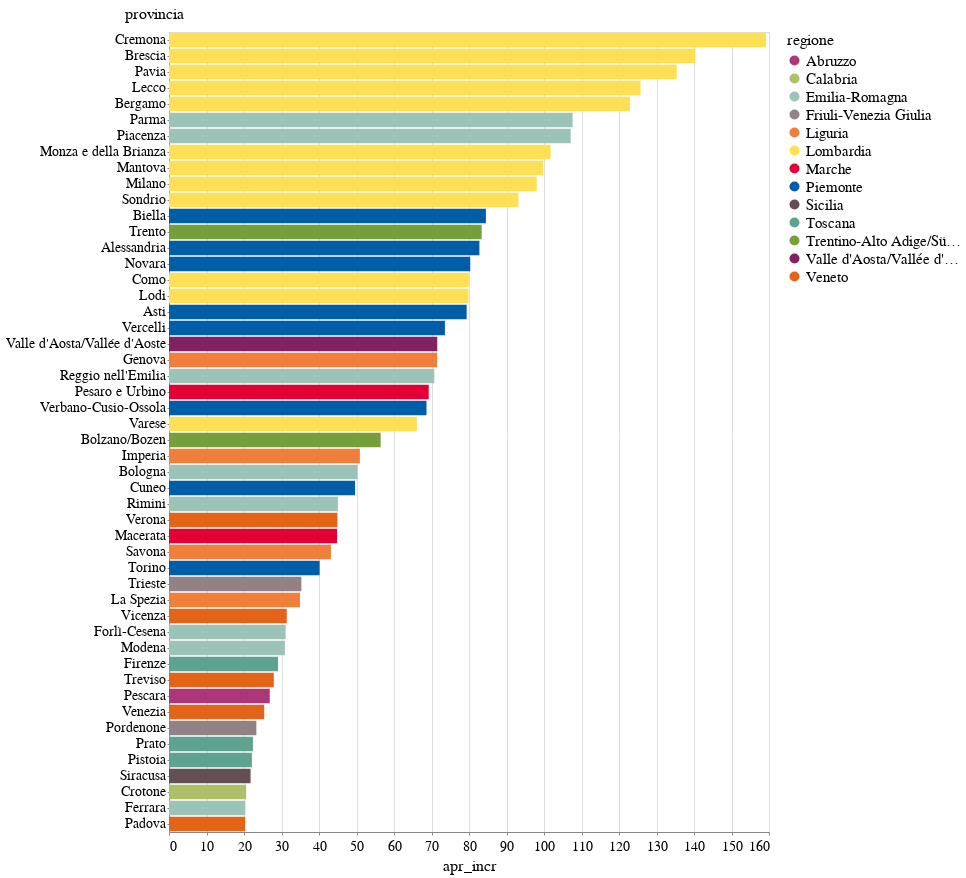

Write notebook code for a chart like this one.
### Code cell
alt.Chart(top_apr).mark_bar().encode(
    x = 'apr_incr',
    y = alt.Y('provincia', sort='-x'),
    color='regione:N'
).properties(
    height=800
)

### Figure 1 — Vega-Lite specification as saved in the notebook (floating-point values rounded to 4 significant figures)
{"config": {"view": {"width": 600, "height": 400}, "background": "#ffffff", "title": {"anchor": "start", "font": "Source Sans Pro, Arial, sans", "fontColor": "#000000", "fontSize": 24, "fontWeight": "bold"}, "arc": {"fill": "#005DA9"}, "area": {"fill": "#005DA9"}, "line": {"stroke": "#005DA9", "strokeWidth": 4}, "path": {"stroke": "#005DA9"}, "rect": {"fill": "#005DA9"}, "shape": {"stroke": "#005DA9"}, "bar": {"fill": "#005DA9"}, "point": {"stroke": "#005DA9"}, "symbol": {"fill": "#005DA9", "size": 60}, "axis": {"titleFont": "Source Sans Pro, sans", "titleFontSize": 16, "titleFontWeight": "normal", "labelFont": "Source Sans Pro, sans", "labelFontSize": 14, "labelFontWeight": "normal"}, "axisX": {"labelAngle": 0, "labelPadding": 4, "tickSize": 3}, "axisY": {"labelBaseline": "middle", "maxExtent": 45, "minExtent": 45, "tickSize": 2, "titleAlign": "left", "titleAngle": 0, "titleX": -45, "titleY": -11}, "headerFacet": {"titleFontSize": 16, "labelFontSize": 14}, "headerRow": {"titleFontSize": 16, "labelFontSize": 14}, "headerColumn": {"titleFontSize": 16, "labelFontSize": 14}, "legend": {"titleFont": "Source Sans Pro, sans", "titleFontSize": 16, "titleFontWeight": "normal", "symbolType": "circle", "labelFont": "Source Sans Pro, sans", "labelFontSize": 15}, "range": {"category": ["#AB377A", "#AEC067", "#9BC3B7", "#928285", "#F07F3C", "#FFE054", "#E30034", "#005DA9", "#644F54", "#5EA290", "#769F3B", "#812161", "#E36319", "#F5C631"]}}, "data": {"name": "data-aa803ad2c3939a1eef8c160c58e1932d"}, "mark": "bar", "encoding": {"color": {"type": "nominal", "field": "regione"}, "x": {"type": "quantitative", "field": "apr_incr"}, "y": {"type": "nominal", "field": "provincia", "sort": "-x"}}, "height": 800, "$schema": "https://vega.github.io/schema/vega-lite/v4.0.2.json", "datasets": {"data-aa803ad2c3939a1eef8c160c58e1932d": [{"provincia": "Cremona", "regione": "Lombardia", "jan_1519": 454.0, "feb_1519": 367.0, "mar_1519": 379.4, "apr_1519": 325.2, "jan_20": 403, "feb_20": 369, "mar_20": 1902, "apr_20": 843, "jan_incr": -11.23, "feb_incr": 0.545, "mar_incr": 401.3, "apr_incr": 159.2}, {"provincia": "Brescia", "regione": "Lombardia", "jan_1519": 1245.0, "feb_1519": 1059.0, "mar_1519": 1062.0, "apr_1519": 932.2, "jan_20": 1059, "feb_20": 1040, "mar_20": 4162, "apr_20": 2241, "jan_incr": -14.97, "feb_incr": -1.831, "mar_incr": 292.0, "apr_incr": 140.4}, {"provincia": "Pavia", "regione": "Lombardia", "jan_1519": 734.0, "feb_1519": 594.6, "mar_1519": 599.6, "apr_1519": 534.0, "jan_20": 654, "feb_20": 621, "mar_20": 1414, "apr_20": 1257, "jan_incr": -10.9, "feb_incr": 4.44, "mar_incr": 135.8, "apr_incr": 135.4}, {"provincia": "Lecco", "regione": "Lombardia", "jan_1519": 352.2, "feb_1519": 290.6, "mar_1519": 278.6, "apr_1519": 268.0, "jan_20": 303, "feb_20": 307, "mar_20": 791, "apr_20": 605, "jan_incr": -13.97, "feb_incr": 5.643, "mar_incr": 183.9, "apr_incr": 125.7}, {"provincia": "Bergamo", "regione": "Lombardia", "jan_1519": 1077.0, "feb_1519": 911.0, "mar_1519": 897.0, "apr_1519": 795.8, "jan_20": 984, "feb_20": 876, "mar_20": 6022, "apr_20": 1774, "jan_incr": -8.669, "feb_incr": -3.842, "mar_incr": 571.3, "apr_incr": 122.9}, {"provincia": "Parma", "regione": "Emilia-Romagna", "jan_1519": 514.4, "feb_1519": 449.6, "mar_1519": 459.8, "apr_1519": 390.6, "jan_20": 463, "feb_20": 426, "mar_20": 1423, "apr_20": 811, "jan_incr": -9.992, "feb_incr": -5.249, "mar_incr": 209.5, "apr_incr": 107.6}, {"provincia": "Piacenza", "regione": "Emilia-Romagna", "jan_1519": 378.2, "feb_1519": 330.6, "mar_1519": 330.6, "apr_1519": 292.6, "jan_20": 307, "feb_20": 321, "mar_20": 1227, "apr_20": 606, "jan_incr": -18.83, "feb_incr": -2.904, "mar_incr": 271.1, "apr_incr": 107.1}, {"provincia": "Monza e della Brianza", "regione": "Lombardia", "jan_1519": 788.0, "feb_1519": 653.2, "mar_1519": 650.6, "apr_1519": 584.4, "jan_20": 717, "feb_20": 684, "mar_20": 1305, "apr_20": 1179, "jan_incr": -9.01, "feb_incr": 4.715, "mar_incr": 100.6, "apr_incr": 101.7}, {"provincia": "Mantova", "regione": "Lombardia", "jan_1519": 481.6, "feb_1519": 392.8, "mar_1519": 403.4, "apr_1519": 357.4, "jan_20": 429, "feb_20": 372, "mar_20": 899, "apr_20": 714, "jan_incr": -10.92, "feb_incr": -5.295, "mar_incr": 122.9, "apr_incr": 99.78}, {"provincia": "Milano", "regione": "Lombardia", "jan_1519": 3249.0, "feb_1519": 2722.0, "mar_1519": 2688.0, "apr_1519": 2457.0, "jan_20": 2863, "feb_20": 2638, "mar_20": 5238, "apr_20": 4866, "jan_incr": -11.89, "feb_incr": -3.072, "mar_incr": 94.9, "apr_incr": 98.08}, {"provincia": "Sondrio", "regione": "Lombardia", "jan_1519": 217.4, "feb_1519": 174.6, "mar_1519": 183.6, "apr_1519": 167.2, "jan_20": 193, "feb_20": 185, "mar_20": 326, "apr_20": 323, "jan_incr": -11.22, "feb_incr": 5.956, "mar_incr": 77.56, "apr_incr": 93.18}, {"provincia": "Biella", "regione": "Piemonte", "jan_1519": 264.0, "feb_1519": 213.6, "mar_1519": 212.2, "apr_1519": 192.4, "jan_20": 222, "feb_20": 213, "mar_20": 393, "apr_20": 355, "jan_incr": -15.91, "feb_incr": -0.2809, "mar_incr": 85.2, "apr_incr": 84.51}, {"provincia": "Trento", "regione": "Trentino-Alto Adige/Südtirol", "jan_1519": 483.8, "feb_1519": 414.2, "mar_1519": 424.2, "apr_1519": 381.2, "jan_20": 433, "feb_20": 420, "mar_20": 716, "apr_20": 699, "jan_incr": -10.5, "feb_incr": 1.4, "mar_incr": 68.79, "apr_incr": 83.37}, {"provincia": "Alessandria", "regione": "Piemonte", "jan_1519": 649.2, "feb_1519": 537.2, "mar_1519": 530.4, "apr_1519": 492.4, "jan_20": 557, "feb_20": 480, "mar_20": 1024, "apr_20": 900, "jan_incr": -14.2, "feb_incr": -10.65, "mar_incr": 93.06, "apr_incr": 82.78}, {"provincia": "Novara", "regione": "Piemonte", "jan_1519": 405.8, "feb_1519": 340.6, "mar_1519": 340.0, "apr_1519": 287.8, "jan_20": 361, "feb_20": 339, "mar_20": 619, "apr_20": 519, "jan_incr": -11.04, "feb_incr": -0.4698, "mar_incr": 82.06, "apr_incr": 80.33}, {"provincia": "Como", "regione": "Lombardia", "jan_1519": 618.4, "feb_1519": 523.2, "mar_1519": 516.0, "apr_1519": 483.4, "jan_20": 549, "feb_20": 540, "mar_20": 843, "apr_20": 870, "jan_incr": -11.22, "feb_incr": 3.211, "mar_incr": 63.37, "apr_incr": 79.98}, {"provincia": "Lodi", "regione": "Lombardia", "jan_1519": 244.6, "feb_1519": 197.4, "mar_1519": 201.2, "apr_1519": 186.8, "jan_20": 202, "feb_20": 228, "mar_20": 960, "apr_20": 336, "jan_incr": -17.42, "feb_incr": 15.5, "mar_incr": 377.1, "apr_incr": 79.87}, {"provincia": "Asti", "regione": "Piemonte", "jan_1519": 280.4, "feb_1519": 246.6, "mar_1519": 227.8, "apr_1519": 204.6, "jan_20": 228, "feb_20": 226, "mar_20": 319, "apr_20": 367, "jan_incr": -18.69, "feb_incr": -8.354, "mar_incr": 40.04, "apr_incr": 79.37}, {"provincia": "Vercelli", "regione": "Piemonte", "jan_1519": 231.4, "feb_1519": 203.8, "mar_1519": 197.4, "apr_1519": 183.2, "jan_20": 185, "feb_20": 189, "mar_20": 382, "apr_20": 318, "jan_incr": -20.05, "feb_incr": -7.262, "mar_incr": 93.52, "apr_incr": 73.58}, {"provincia": "Valle d'Aosta/Vallée d'Aoste", "regione": "Valle d'Aosta/Vallée d'Aoste", "jan_1519": 141.6, "feb_1519": 120.0, "mar_1519": 122.4, "apr_1519": 109.6, "jan_20": 117, "feb_20": 120, "mar_20": 197, "apr_20": 188, "jan_incr": -17.37, "feb_incr": 2.22e-14, "mar_incr": 60.95, "apr_incr": 71.53}, {"provincia": "Genova", "regione": "Liguria", "jan_1519": 1211.0, "feb_1519": 1015.0, "mar_1519": 1023.0, "apr_1519": 927.2, "jan_20": 996, "feb_20": 913, "mar_20": 1597, "apr_20": 1590, "jan_incr": -17.75, "feb_incr": -10.05, "mar_incr": 56.11, "apr_incr": 71.48}, {"provincia": "Reggio nell'Emilia", "regione": "Emilia-Romagna", "jan_1519": 516.4, "feb_1519": 461.6, "mar_1519": 446.4, "apr_1519": 425.2, "jan_20": 470, "feb_20": 453, "mar_20": 804, "apr_20": 726, "jan_incr": -8.985, "feb_incr": -1.863, "mar_incr": 80.11, "apr_incr": 70.74}, {"provincia": "Pesaro e Urbino", "regione": "Marche", "jan_1519": 373.8, "feb_1519": 324.2, "mar_1519": 348.8, "apr_1519": 296.0, "jan_20": 368, "feb_20": 341, "mar_20": 784, "apr_20": 501, "jan_incr": -1.552, "feb_incr": 5.182, "mar_incr": 124.8, "apr_incr": 69.26}, {"provincia": "Verbano-Cusio-Ossola", "regione": "Piemonte", "jan_1519": 187.8, "feb_1519": 169.6, "mar_1519": 171.8, "apr_1519": 150.0, "jan_20": 152, "feb_20": 157, "mar_20": 255, "apr_20": 253, "jan_incr": -19.06, "feb_incr": -7.429, "mar_incr": 48.43, "apr_incr": 68.67}, {"provincia": "Varese", "regione": "Lombardia", "jan_1519": 957.4, "feb_1519": 805.8, "mar_1519": 781.2, "apr_1519": 711.6, "jan_20": 811, "feb_20": 772, "mar_20": 1031, "apr_20": 1182, "jan_incr": -15.29, "feb_incr": -4.195, "mar_incr": 31.98, "apr_incr": 66.1}, {"provincia": "Bolzano/Bozen", "regione": "Trentino-Alto Adige/Südtirol", "jan_1519": 440.0, "feb_1519": 373.0, "mar_1519": 380.0, "apr_1519": 342.0, "jan_20": 411, "feb_20": 425, "mar_20": 647, "apr_20": 535, "jan_incr": -6.591, "feb_incr": 13.94, "mar_incr": 70.26, "apr_incr": 56.43}, {"provincia": "Imperia", "regione": "Liguria", "jan_1519": 293.0, "feb_1519": 256.4, "mar_1519": 264.8, "apr_1519": 232.6, "jan_20": 244, "feb_20": 216, "mar_20": 439, "apr_20": 351, "jan_incr": -16.72, "feb_incr": -15.76, "mar_incr": 65.79, "apr_incr": 50.9}, {"provincia": "Bologna", "regione": "Emilia-Romagna", "jan_1519": 1158.0, "feb_1519": 954.8, "mar_1519": 988.2, "apr_1519": 857.2, "jan_20": 974, "feb_20": 968, "mar_20": 1210, "apr_20": 1288, "jan_incr": -15.92, "feb_incr": 1.382, "mar_incr": 22.44, "apr_incr": 50.26}, {"provincia": "Cuneo", "regione": "Piemonte", "jan_1519": 712.8, "feb_1519": 597.6, "mar_1519": 607.0, "apr_1519": 528.0, "jan_20": 583, "feb_20": 571, "mar_20": 758, "apr_20": 790, "jan_incr": -18.21, "feb_incr": -4.451, "mar_incr": 24.88, "apr_incr": 49.62}, {"provincia": "Rimini", "regione": "Emilia-Romagna", "jan_1519": 337.2, "feb_1519": 262.0, "mar_1519": 286.0, "apr_1519": 254.4, "jan_20": 319, "feb_20": 272, "mar_20": 483, "apr_20": 369, "jan_incr": -5.397, "feb_incr": 3.817, "mar_incr": 68.88, "apr_incr": 45.05}, {"provincia": "Verona", "regione": "Veneto", "jan_1519": 895.2, "feb_1519": 740.8, "mar_1519": 755.8, "apr_1519": 666.6, "jan_20": 864, "feb_20": 764, "mar_20": 1022, "apr_20": 966, "jan_incr": -3.485, "feb_incr": 3.132, "mar_incr": 35.22, "apr_incr": 44.91}, {"provincia": "Macerata", "regione": "Marche", "jan_1519": 383.6, "feb_1519": 329.2, "mar_1519": 339.8, "apr_1519": 277.6, "jan_20": 336, "feb_20": 318, "mar_20": 396, "apr_20": 402, "jan_incr": -12.41, "feb_incr": -3.402, "mar_incr": 16.54, "apr_incr": 44.81}, {"provincia": "Savona", "regione": "Liguria", "jan_1519": 418.2, "feb_1519": 360.6, "mar_1519": 354.6, "apr_1519": 310.8, "jan_20": 330, "feb_20": 329, "mar_20": 494, "apr_20": 445, "jan_incr": -21.09, "feb_incr": -8.763, "mar_incr": 39.31, "apr_incr": 43.18}, {"provincia": "Torino", "regione": "Piemonte", "jan_1519": 2640.0, "feb_1519": 2211.0, "mar_1519": 2201.0, "apr_1519": 1967.0, "jan_20": 2276, "feb_20": 2130, "mar_20": 3053, "apr_20": 2757, "jan_incr": -13.79, "feb_incr": -3.646, "mar_incr": 38.68, "apr_incr": 40.16}, {"provincia": "Trieste", "regione": "Friuli-Venezia Giulia", "jan_1519": 345.2, "feb_1519": 306.8, "mar_1519": 308.8, "apr_1519": 272.0, "jan_20": 360, "feb_20": 276, "mar_20": 358, "apr_20": 368, "jan_incr": 4.287, "feb_incr": -10.04, "mar_incr": 15.93, "apr_incr": 35.29}, {"provincia": "La Spezia", "regione": "Liguria", "jan_1519": 309.8, "feb_1519": 255.2, "mar_1519": 265.4, "apr_1519": 241.6, "jan_20": 272, "feb_20": 238, "mar_20": 413, "apr_20": 326, "jan_incr": -12.2, "feb_incr": -6.74, "mar_incr": 55.61, "apr_incr": 34.93}, {"provincia": "Vicenza", "regione": "Veneto", "jan_1519": 816.4, "feb_1519": 686.2, "mar_1519": 680.6, "apr_1519": 612.6, "jan_20": 767, "feb_20": 663, "mar_20": 814, "apr_20": 805, "jan_incr": -6.051, "feb_incr": -3.381, "mar_incr": 19.6, "apr_incr": 31.41}, {"provincia": "Forlì-Cesena", "regione": "Emilia-Romagna", "jan_1519": 457.2, "feb_1519": 365.8, "mar_1519": 392.4, "apr_1519": 352.4, "jan_20": 407, "feb_20": 349, "mar_20": 491, "apr_20": 462, "jan_incr": -10.98, "feb_incr": -4.593, "mar_incr": 25.13, "apr_incr": 31.1}, {"provincia": "Modena", "regione": "Emilia-Romagna", "jan_1519": 748.4, "feb_1519": 623.6, "mar_1519": 641.4, "apr_1519": 562.2, "jan_20": 679, "feb_20": 634, "mar_20": 984, "apr_20": 736, "jan_incr": -9.273, "feb_incr": 1.668, "mar_incr": 53.41, "apr_incr": 30.91}, {"provincia": "Firenze", "regione": "Toscana", "jan_1519": 1189.0, "feb_1519": 998.6, "mar_1519": 1014.0, "apr_1519": 885.6, "jan_20": 1035, "feb_20": 916, "mar_20": 1128, "apr_20": 1143, "jan_incr": -12.92, "feb_incr": -8.272, "mar_incr": 11.26, "apr_incr": 29.07}, {"provincia": "Treviso", "regione": "Veneto", "jan_1519": 766.0, "feb_1519": 684.6, "mar_1519": 680.4, "apr_1519": 619.8, "jan_20": 703, "feb_20": 655, "mar_20": 917, "apr_20": 793, "jan_incr": -8.225, "feb_incr": -4.324, "mar_incr": 34.77, "apr_incr": 27.94}, {"provincia": "Pescara", "regione": "Abruzzo", "jan_1519": 369.2, "feb_1519": 290.8, "mar_1519": 299.8, "apr_1519": 267.2, "jan_20": 325, "feb_20": 302, "mar_20": 401, "apr_20": 339, "jan_incr": -11.97, "feb_incr": 3.851, "mar_incr": 33.76, "apr_incr": 26.87}, {"provincia": "Venezia", "regione": "Veneto", "jan_1519": 917.6, "feb_1519": 818.8, "mar_1519": 804.8, "apr_1519": 699.4, "jan_20": 874, "feb_20": 775, "mar_20": 961, "apr_20": 877, "jan_incr": -4.752, "feb_incr": -5.349, "mar_incr": 19.41, "apr_incr": 25.39}, {"provincia": "Pordenone", "regione": "Friuli-Venezia Giulia", "jan_1519": 335.8, "feb_1519": 276.2, "mar_1519": 270.8, "apr_1519": 234.4, "jan_20": 300, "feb_20": 272, "mar_20": 314, "apr_20": 289, "jan_incr": -10.66, "feb_incr": -1.521, "mar_incr": 15.95, "apr_incr": 23.29}, {"provincia": "Prato", "regione": "Toscana", "jan_1519": 252.6, "feb_1519": 219.2, "mar_1519": 220.6, "apr_1519": 191.2, "jan_20": 220, "feb_20": 185, "mar_20": 222, "apr_20": 234, "jan_incr": -12.91, "feb_incr": -15.6, "mar_incr": 0.6346, "apr_incr": 22.38}, {"provincia": "Pistoia", "regione": "Toscana", "jan_1519": 335.4, "feb_1519": 278.4, "mar_1519": 288.0, "apr_1519": 241.6, "jan_20": 298, "feb_20": 273, "mar_20": 364, "apr_20": 295, "jan_incr": -11.15, "feb_incr": -1.94, "mar_incr": 26.39, "apr_incr": 22.1}, {"provincia": "Siracusa", "regione": "Sicilia", "jan_1519": 418.4, "feb_1519": 346.0, "mar_1519": 336.6, "apr_1519": 300.6, "jan_20": 399, "feb_20": 328, "mar_20": 349, "apr_20": 366, "jan_incr": -4.637, "feb_incr": -5.202, "mar_incr": 3.684, "apr_incr": 21.76}, {"provincia": "Crotone", "regione": "Calabria", "jan_1519": 155.8, "feb_1519": 127.8, "mar_1519": 135.8, "apr_1519": 118.6, "jan_20": 145, "feb_20": 112, "mar_20": 142, "apr_20": 143, "jan_incr": -6.932, "feb_incr": -12.36, "mar_incr": 4.566, "apr_incr": 20.57}, {"provincia": "Ferrara", "regione": "Emilia-Romagna", "jan_1519": 478.0, "feb_1519": 418.2, "mar_1519": 444.8, "apr_1519": 370.6, "jan_20": 476, "feb_20": 397, "mar_20": 456, "apr_20": 446, "jan_incr": -0.4184, "feb_incr": -5.069, "mar_incr": 2.518, "apr_incr": 20.35}, {"provincia": "Padova", "regione": "Veneto", "jan_1519": 822.8, "feb_1519": 713.2, "mar_1519": 730.0, "apr_1519": 657.4, "jan_20": 812, "feb_20": 738, "mar_20": 856, "apr_20": 791, "jan_incr": -1.313, "feb_incr": 3.477, "mar_incr": 17.26, "apr_incr": 20.32}]}}
